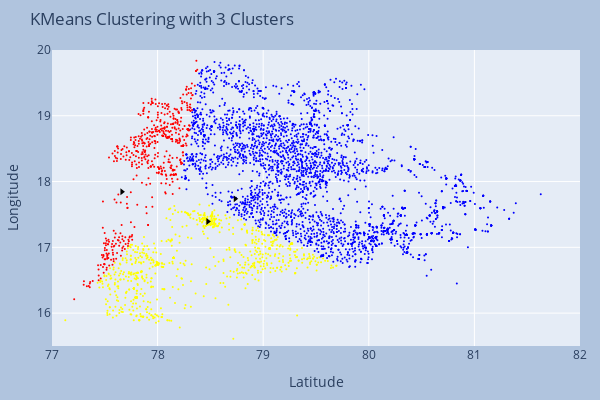

The code cell stored with this chart in its notebook:
### Markdown cell above
### Visual Representation of the clusters formed

### Code cell
# Defining colorscale for 3 clusters
colorscale = ['red', 'yellow', 'blue']
centroid_colors = [colorscale[cluster_id] for cluster_id in range(len(centroids))]
# Create scatter plots for data and centroids
data = [
  go.Scatter(
      x=final_data[:, 0],
      y=final_data[:, 1],
      mode='markers',
      marker=dict(color=[colorscale[label] for label in cluster_labels], size=2)
  ),
  go.Scatter(
      x=[centroid[0] for centroid in centroids],
      y=[centroid[1] for centroid in centroids],
      mode='markers',
      marker=dict(color='black', size=6 ,symbol=8)
  )
]

# Configure layout
layout = go.Layout(
    title='KMeans Clustering with 3 Clusters',
    xaxis_title='Latitude',
    yaxis_title='Longitude',
)
# Create figure and display it
fig = go.Figure(data=data, layout=layout ,layout_yaxis_range=[15.5,20],layout_xaxis_range=[77,82] )
fig.update_layout(
    margin=dict(l=20, r=20, t=50, b=20),
    paper_bgcolor="LightSteelBlue",
    width=600, height=400,showlegend=False
)
fig.show()

### Figure 1 — Plotly figure (JSON) as saved in the notebook; plotly's stock layout.template omitted (floating-point values rounded to 4 significant figures; data arrays with more than 128 entries replaced by an {"elided": "..."} marker saying what was removed)
{"data": [{"marker": {"color": {"elided": "4206 str values"}, "size": 2}, "mode": "markers", "type": "scatter", "x": {"elided": "4206 float values"}, "y": {"elided": "4206 float values"}}, {"marker": {"color": "black", "size": 6, "symbol": 8}, "mode": "markers", "type": "scatter", "x": [77.66, 78.48, 78.74], "y": [17.85, 17.39, 17.74]}], "layout": {"height": 400, "margin": {"b": 20, "l": 20, "r": 20, "t": 50}, "paper_bgcolor": "LightSteelBlue", "showlegend": false, "title": {"text": "KMeans Clustering with 3 Clusters"}, "width": 600, "xaxis": {"range": [77, 82], "title": {"text": "Latitude"}}, "yaxis": {"range": [15.5, 20], "title": {"text": "Longitude"}}}}
